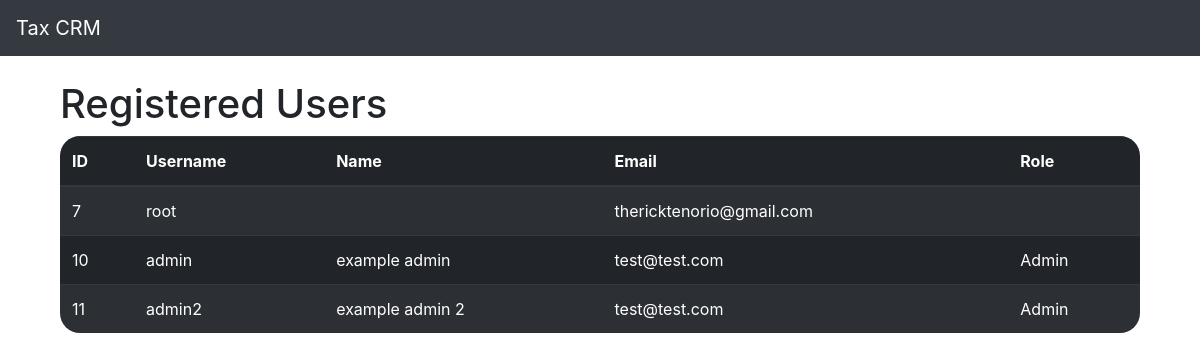
Screenshot of /list_users/ with the database file from the repository.
### application/models.py (models this page shows)
class OrgUser(AbstractUser):
    USER_ROLES = (
        ('Admin', 'Administrator'),
        ('Staff', 'Staff')
    )
    role = models.CharField(max_length = 25, choices = USER_ROLES)
    groups = models.ManyToManyField(
        Group,
        related_name = "orguser_groups", # This is a custom name
        blank = True,
        help_text = "The groups this user belongs to.",
        verbose_name = "groups"
    )
    user_permissions = models.ManyToManyField(
        Permission,
        related_name = "orguser_permissions", # This is a custom name
        blank = True,
        help_text = "Specific permissions for this user.",
        verbose_name = "user permissions"
    )

### application/views.py (the view)
# urls.py: path("list_users/", views.list_users, name = "list_users"),
def list_users(request):
    users = OrgUser.objects.all()
    return render(request, 'list_users.html', {'users':users})

### application/templates/list_users.html (shortened to what this page needs)
{% extends 'base.html' %}
{% block content %}
    <div class="container">
        <h1>Registered Users</h1>
        <table class="table table-dark table-striped table-hover">
            <thead>
                <tr>
                    <th>ID</th>
                    <th>Username</th>
                    <th>Name</th>
                    <th>Email</th>
                    <th>Role</th>
                </tr>
            </thead>
            <tbody>
                {% for user in users %}
                    <tr>
                        <td>{{ user.id }}</td>
                        <td>{{ user.username }}</td>
                        <td>{{ user.first_name }} {{ user.last_name }}</td>
                        <td>{{ user.email }}</td>
                        <td>{{ user.role }}</td>
                    </tr>
                {% endfor %}
            </tbody>
        </table>
    </div>
{% endblock %}

### application/templates/base.html (shortened to what this page needs)
<!doctype html>
<html lang="en" data-bs-theme = "dark">
  <head>
    <link rel="stylesheet" href="https://cdn.jsdelivr.net/npm/bootstrap@4.0.0/dist/css/bootstrap.min.css">
  </head>
  <body>
    {% include "navigationbar.html"%}
    <div class = "container">
        {% block content %}
        {% endblock %}
    </div>
  </body>
</html>

### application/templates/navigationbar.html (shortened to what this page needs)
<nav class="navbar navbar-expand-lg navbar-dark bg-dark">
    <a class="navbar-brand" href="{% url 'home' %}">Tax CRM</a>
</nav>

### application/templates/list_users.html (style rules this page uses)
.table { border-radius: 20px; overflow: hidden; }

### rows the page displays
OrgUser: id "7", username "root", email "thericktenorio@gmail.com"
OrgUser: id "10", username "admin", first_name "example", last_name "admin", email "test@test.com", role "Admin"
OrgUser: id "11", username "admin2", first_name "example", last_name "admin 2", email "test@test.com", role "Admin"
